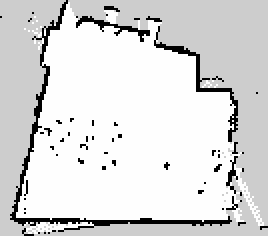
#> input picture Floorplan2Map/HiLo/HiLo_mapped.png, 134 x 118 px, found by its file name (shown 2 times larger)
$ python removeBG.py   (older library calls are emulated)
#> lines starting #> are read from the running program, lines starting #| are printed output that depends on the picture; after the words box and inside, x2 and y2 are one past the last pixel; in counts of white or black regions, pixels touching at a corner belong together
import cv2
import numpy as np

from matplotlib import pyplot as plt

#Use this helper function if you are working in Jupyter Lab

image = cv2.imread("/Users/noor/Bot4BACS/Floorplan2Map/HiLo/HiLo_mapped.png")
#> image is the input picture: shape (118, 134, 3); min 0, max 254, mean 218.1


def bgremove2(myimage):
    # First Convert to Grayscale
    myimage_grey = cv2.cvtColor(myimage, cv2.COLOR_BGR2GRAY)

    ret,baseline = cv2.threshold(myimage_grey,127,255,cv2.THRESH_TRUNC)
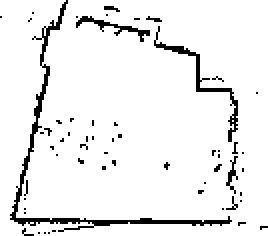
#> baseline: shape (118, 134) (shown 2 times larger); values 0 (black) and 127 (white), 93.2% white; black in thin lines or dots

    ret,background = cv2.threshold(baseline,126,255,cv2.THRESH_BINARY)
#> background: shape (118, 134); 93.2% white; black in thin lines or dots

    ret,foreground = cv2.threshold(baseline,126,255,cv2.THRESH_BINARY_INV)
#> foreground: shape (118, 134); 6.8% white in thin lines or dots

    foreground = cv2.bitwise_and(myimage,myimage, mask=foreground)  # Update foreground with bitwise_and to extract real foreground
#> foreground: shape (118, 134, 3); every value is 0

    # Convert black and white back into 3 channel greyscale
    background = cv2.cvtColor(background, cv2.COLOR_GRAY2BGR)
#> background: shape (118, 134, 3); 93.2% white; black in thin lines or dots

    # Combine the background and foreground to obtain our final image
    finalimage = background+foreground
    return finalimage

result = bgremove2(image)
kernel = cv2.getStructuringElement(cv2.MORPH_ELLIPSE,(9,9))
dilated = cv2.dilate(result, kernel)
#> dilated: shape (118, 134, 3); every value is 255
#_, cnts, _ = cv2.findContours(dilated.copy(), cv2.RETR_EXTERNAL, cv2.CHAIN_APPROX_SIMPLE)


cv2.imshow('result', result)
cv2.imshow('dilate', dilated)
#cv2.imshow('erode', e_im)
k = cv2.waitKey(0)
#> (key Esc is pressed here)
if k == 27:         # wait for ESC key to exit
    cv2.destroyAllWindows()

cv2.imwrite('result.png', result)

$ run again, with Floorplan2Map/HiLo/Hilo_Groundfloor_edited.png copied over Floorplan2Map/HiLo/HiLo_mapped.png
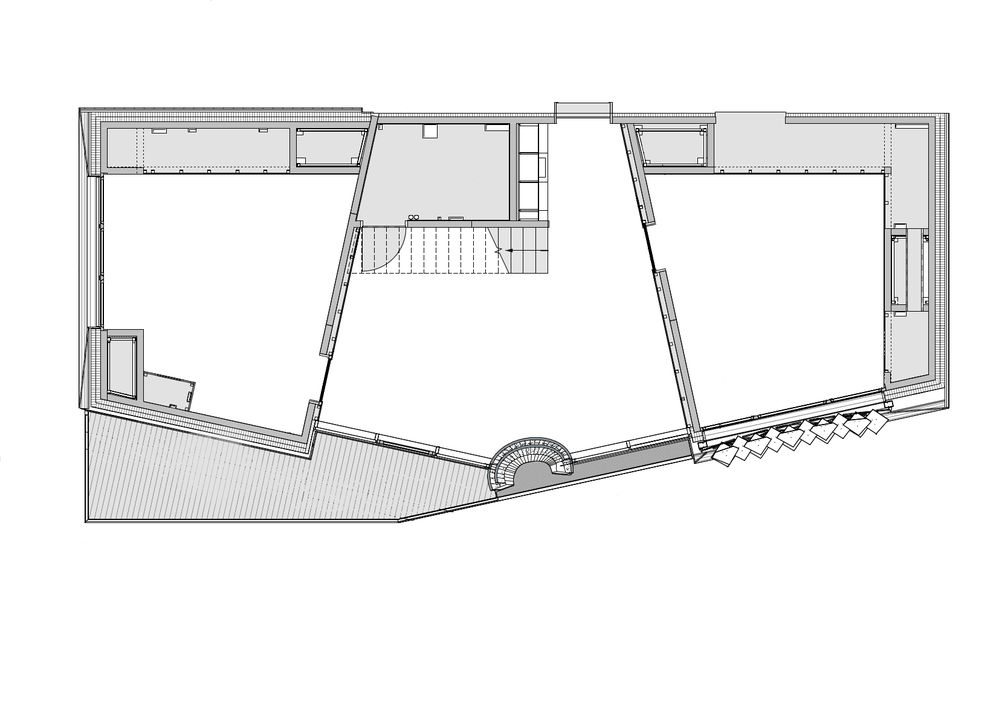
#> input picture Floorplan2Map/HiLo/Hilo_Groundfloor_edited.png, 999 x 706 px, shrunk from 1653 x 1169 before the run, found by its file name
#> image is the input picture: shape (706, 999, 3); mean B, G, R 241.3, 241.3, 241.3
#> in bgremove2, `ret,background = cv2.threshold(baseline,126,255,cv2.THRESH_BINARY)`:
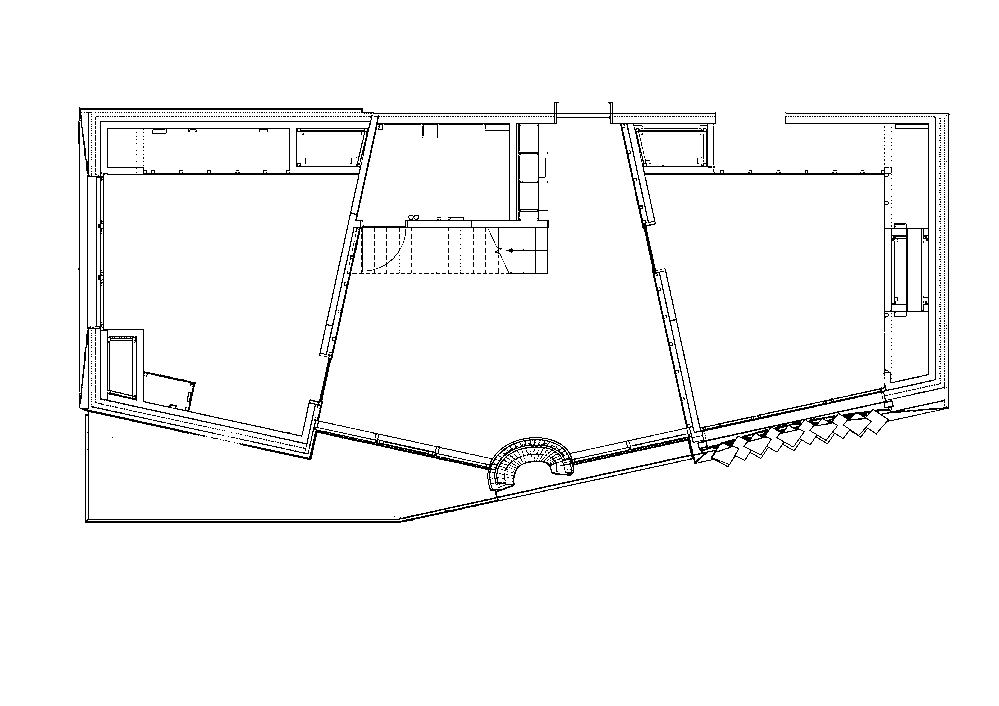
#> background: shape (706, 999); 96.7% white; black in thin lines or dots, all inside (x1, y1, x2, y2) = (78, 102, 950, 523)
#> in bgremove2, `finalimage = background+foreground`:
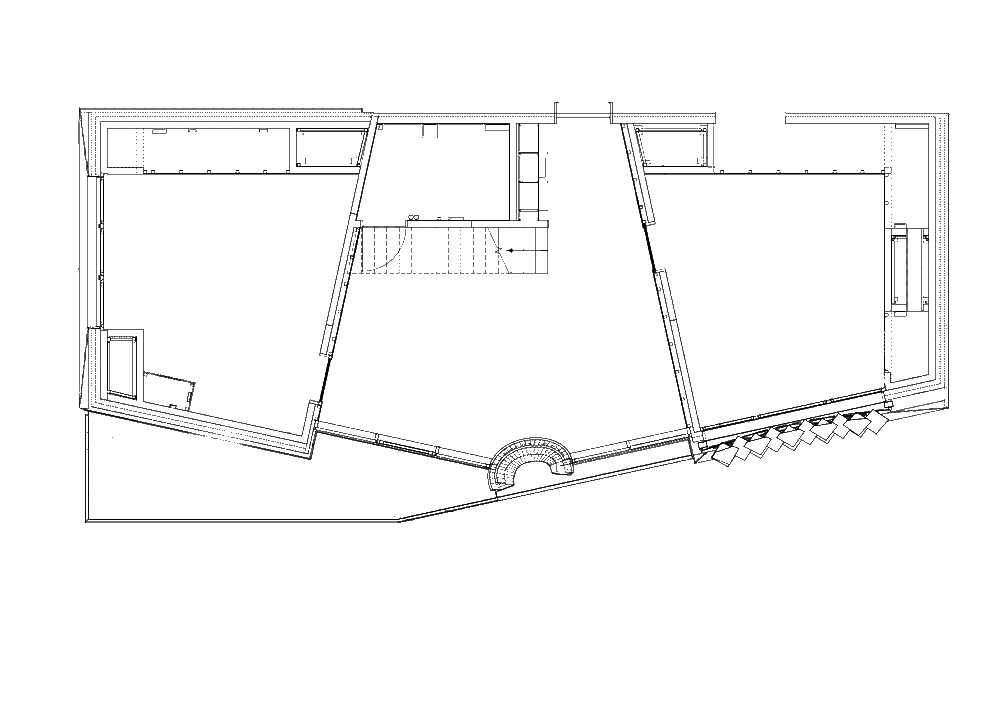
#> finalimage: shape (706, 999, 3); mean B, G, R 249.1, 249.1, 249.1
#> dilated: shape (706, 999, 3); every value is 255
